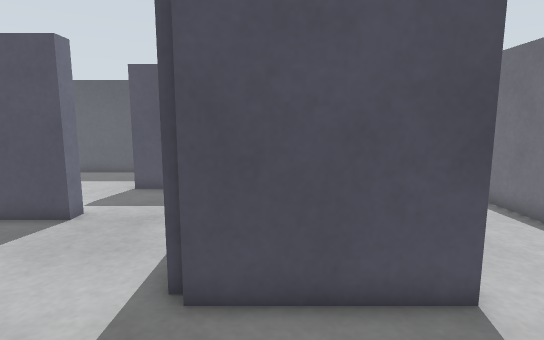
[1] (above)

19 first-person views from a walk through a world built for the Gazebo simulator. The camera is 0.61 m above the floor, tilts 8° down and sees 80° across. The floor is counted in squares, 0.2 m on a side. Each view is taken from the middle of a square. On the plan, view 1 faces up. The plan holds only what a view shows up to about 20 squares ahead; the rest is blank. The place goes on beyond the plan.

[2]
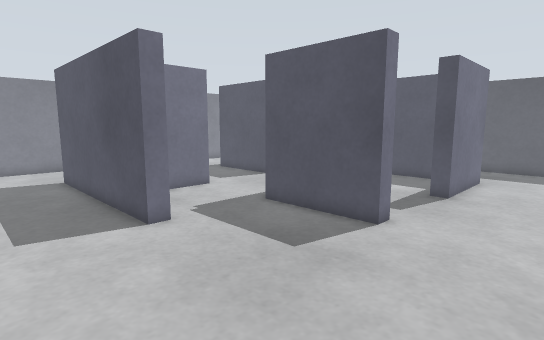

[3]
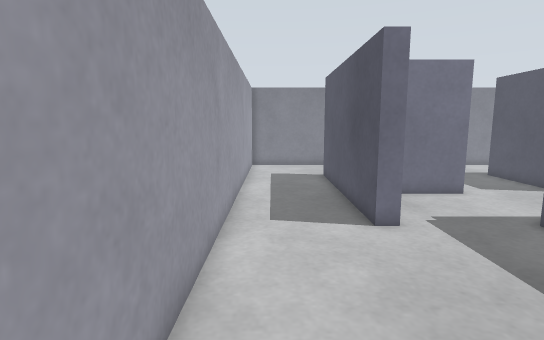

[4]
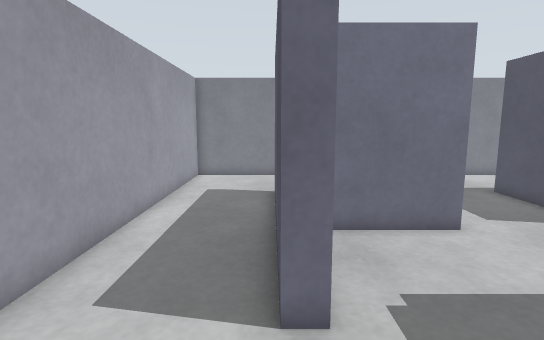

[5]
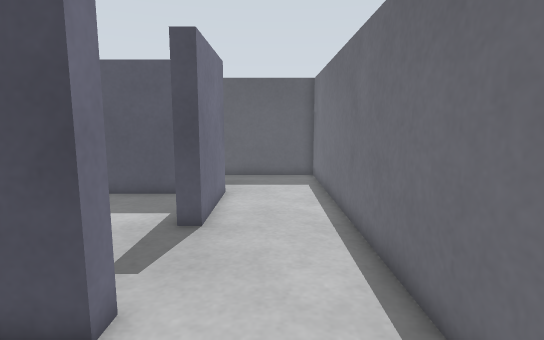

[6]
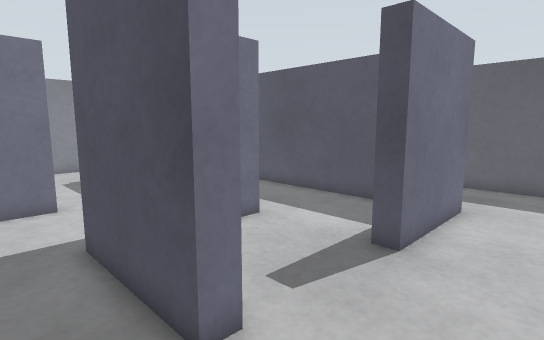

[7]
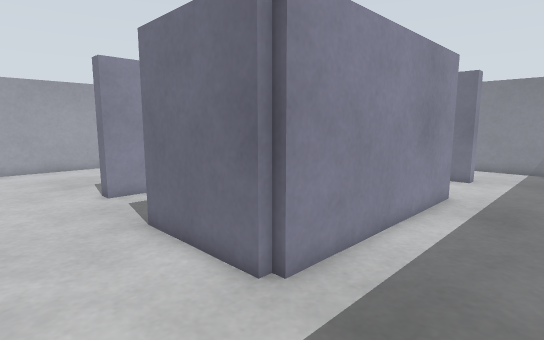

[8]
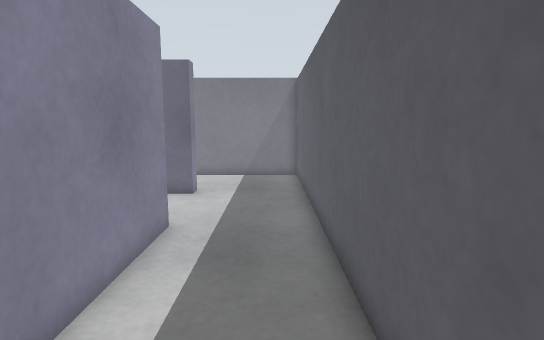

[9]
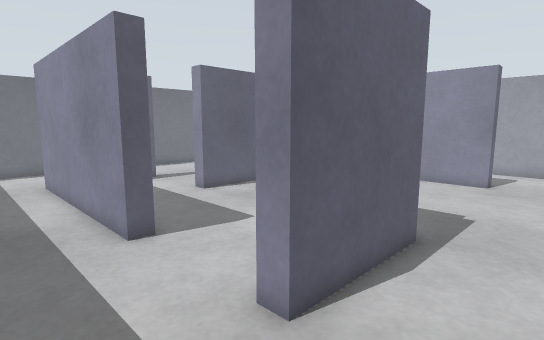

[10]
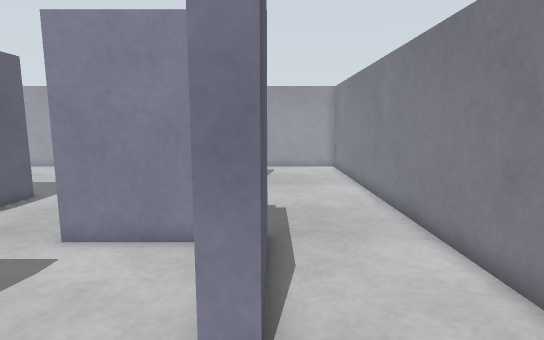

[11]
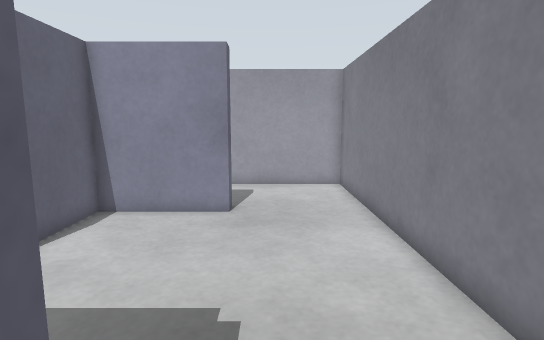

[12]
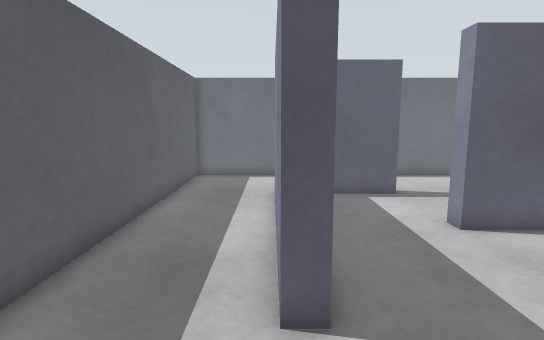

[13]
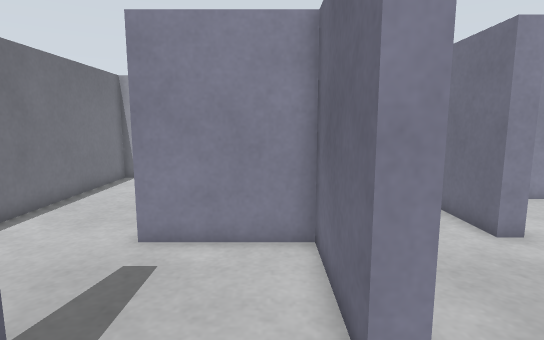

[14]
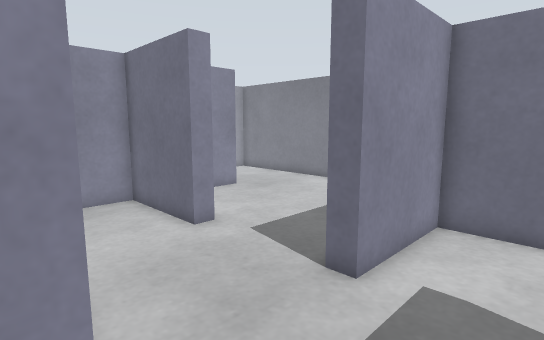

[15]
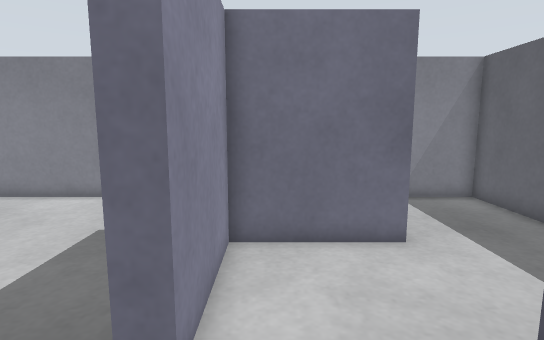

[16]
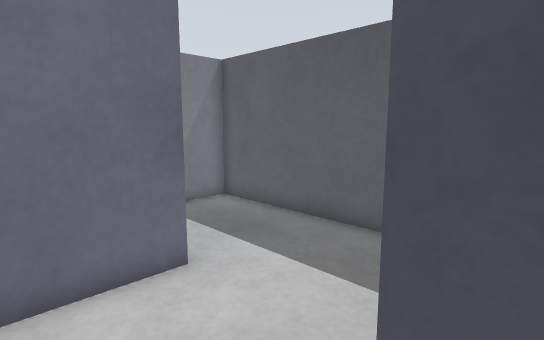

[17]
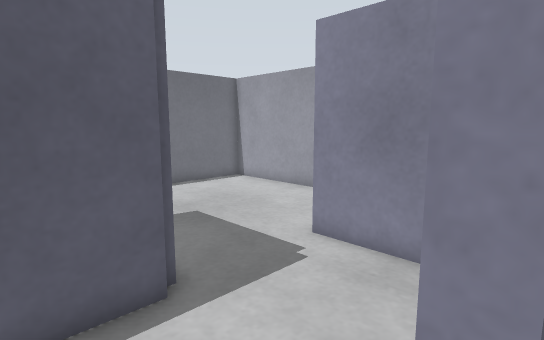

[18]
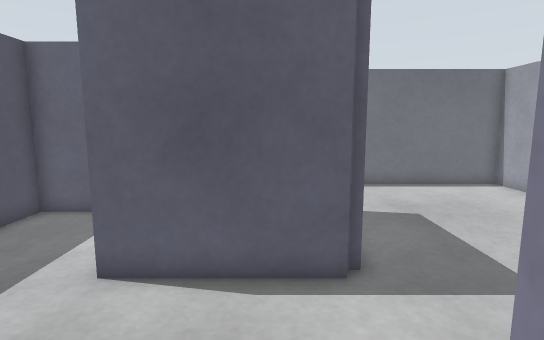

[19]
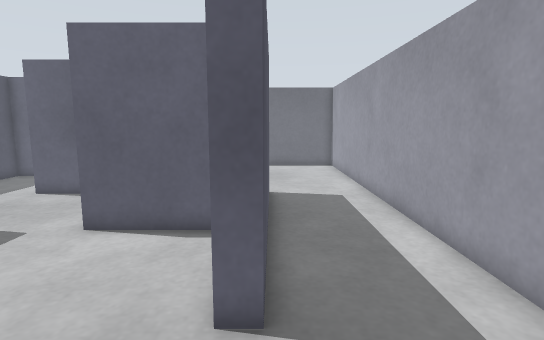

### Floor plan
Points are (right, up) in squares from view 1. A wall is a line through its corners. A room is listed if a view was taken in it or the views show most of it. See-through windows are left out.
Room 1 (views 1, 2, 3, 4, 5, 6, 7, 8, 9, 10, 11, 12, 13, 14, 15, 16, 17, 18, 19)
walls: (-6.1, 5.5) (-6.1, 0.9) (-1.5, 0.9) (-1.5, 0.1) (-11.5, 0.1) (-11.5, 0.9) (-6.9, 0.9) (-6.9, 5.5) (-6.1, 5.5); (-1.9, 5.4) (-1.9, 10.5) (-1.1, 10.5) (-1.1, 5.9) (3.5, 5.9) (3.5, 5.1) (-1.5, 5.1) (-1.5, 5.5); (-11.9, 10.4) (-11.9, 15.5) (-11.1, 15.5) (-11.1, 10.9) (-6.5, 10.9) (-6.5, 10.1) (-11.5, 10.1); (3.9, 15.6) (3.9, 10.5) (3.1, 10.5) (3.1, 15.1) (-6.5, 15.1) (-6.5, 15.9) (3.5, 15.9) (3.5, 15.5); (-16.5, -4.5) (8.5, -4.5) (8.5, 20.5) (-16.5, 20.5) (-16.5, -4.5)

Where each view was taken, in squares from view 1:
view 1: 0 up, 0 right, facing up
view 2: 4 down, 8 right, facing up-left
view 3: 3 down, 8 right, facing left
view 4: 0 up, 3 right, facing left
view 5: 1 up, 6 right, facing up
view 6: 3 up, 7 right, facing up-left
view 7: 20 up, 8 right, facing down-left
view 8: 19 up, 3 right, facing left
view 9: 19 up, 15 left, facing down-right
view 10: 19 up, 12 left, facing down
view 11: 12 up, 13 left, facing down
view 12: 16 up, 11 left, facing right
view 13: 14 up, 0 right, facing down
view 14: 14 up, 1 left, facing down-left
view 15: 12 up, 3 left, facing left
view 16: 12 up, 5 left, facing up-left
view 17: 8 up, 7 left, facing down-right
view 18: 7 up, 8 left, facing right
view 19: 0 up, 16 left, facing right
